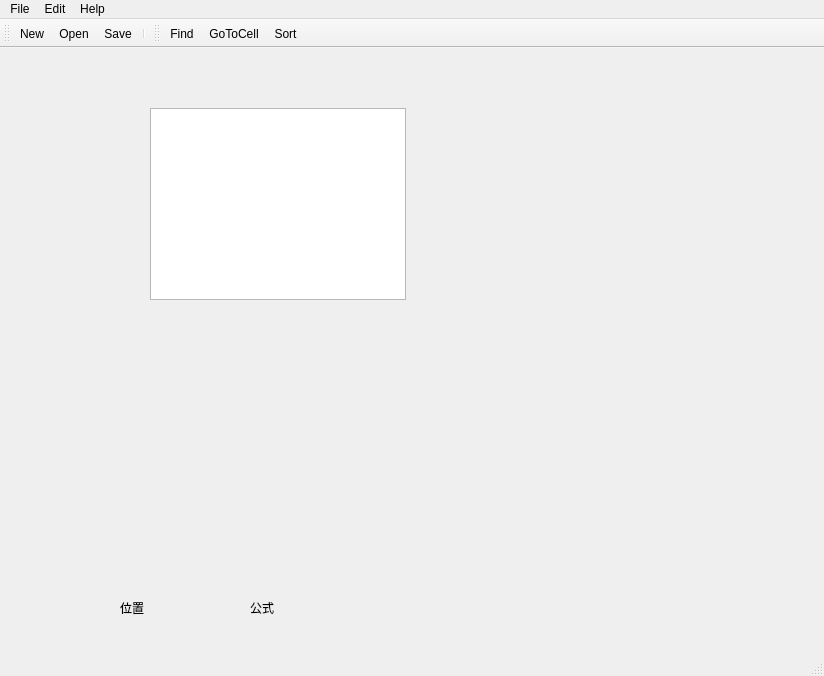
<?xml version="1.0" encoding="UTF-8"?>
<ui version="4.0">
 <class>tw_spreadsheet</class>
 <widget class="QMainWindow" name="tw_spreadsheet">
  <property name="geometry">
   <rect>
    <x>0</x>
    <y>0</y>
    <width>824</width>
    <height>676</height>
   </rect>
  </property>
  <property name="windowTitle">
   <string>SpreadSheet</string>
  </property>
  <widget class="QWidget" name="centralwidget">
   <widget class="Spreadsheet" name="tableWidget">
    <property name="geometry">
     <rect>
      <x>150</x>
      <y>60</y>
      <width>256</width>
      <height>192</height>
     </rect>
    </property>
   </widget>
   <widget class="QLabel" name="locationlabel">
    <property name="geometry">
     <rect>
      <x>120</x>
      <y>550</y>
      <width>81</width>
      <height>20</height>
     </rect>
    </property>
    <property name="text">
     <string>位置</string>
    </property>
   </widget>
   <widget class="QLabel" name="formulalabel">
    <property name="geometry">
     <rect>
      <x>250</x>
      <y>550</y>
      <width>81</width>
      <height>20</height>
     </rect>
    </property>
    <property name="text">
     <string>公式</string>
    </property>
   </widget>
  </widget>
  <widget class="QMenuBar" name="editToolBar">
   <property name="geometry">
    <rect>
     <x>0</x>
     <y>0</y>
     <width>824</width>
     <height>27</height>
    </rect>
   </property>
   <widget class="QMenu" name="menuNew">
    <property name="title">
     <string>File</string>
    </property>
    <addaction name="actionNew"/>
    <addaction name="actionOpen"/>
    <addaction name="actionSave"/>
    <addaction name="actionSave_As"/>
   </widget>
   <widget class="QMenu" name="menuEdit">
    <property name="title">
     <string>Edit</string>
    </property>
    <addaction name="actionFind"/>
    <addaction name="actionGoToCell"/>
    <addaction name="actionSort"/>
   </widget>
   <widget class="QMenu" name="menuAbout">
    <property name="title">
     <string>Help</string>
    </property>
    <addaction name="actionAbout"/>
    <addaction name="actionAbout_Qt"/>
   </widget>
   <addaction name="menuNew"/>
   <addaction name="menuEdit"/>
   <addaction name="menuAbout"/>
  </widget>
  <widget class="QStatusBar" name="statusbar"/>
  <widget class="QToolBar" name="fileToolBar">
   <property name="windowTitle">
    <string>toolBar</string>
   </property>
   <attribute name="toolBarArea">
    <enum>TopToolBarArea</enum>
   </attribute>
   <attribute name="toolBarBreak">
    <bool>false</bool>
   </attribute>
   <addaction name="actionNew"/>
   <addaction name="actionOpen"/>
   <addaction name="actionSave"/>
   <addaction name="separator"/>
  </widget>
  <widget class="QToolBar" name="toolBar">
   <property name="windowTitle">
    <string>toolBar</string>
   </property>
   <attribute name="toolBarArea">
    <enum>TopToolBarArea</enum>
   </attribute>
   <attribute name="toolBarBreak">
    <bool>false</bool>
   </attribute>
   <addaction name="actionFind"/>
   <addaction name="actionGoToCell"/>
   <addaction name="actionSort"/>
  </widget>
  <action name="actionNew">
   <property name="icon">
    <iconset theme="QIcon::ThemeIcon::DocumentNew"/>
   </property>
   <property name="text">
    <string>New</string>
   </property>
   <property name="statusTip">
    <string>创建一个新的电子表</string>
   </property>
   <property name="shortcut">
    <string>Ctrl+N</string>
   </property>
  </action>
  <action name="actionOpen">
   <property name="icon">
    <iconset theme="QIcon::ThemeIcon::DocumentOpen"/>
   </property>
   <property name="text">
    <string>Open</string>
   </property>
   <property name="statusTip">
    <string>打开一个已有的电子表格文件</string>
   </property>
   <property name="shortcut">
    <string>Ctrl+O</string>
   </property>
  </action>
  <action name="actionSave">
   <property name="icon">
    <iconset theme="QIcon::ThemeIcon::DocumentSave"/>
   </property>
   <property name="text">
    <string>Save</string>
   </property>
   <property name="statusTip">
    <string>保存当前文档到文件</string>
   </property>
   <property name="shortcut">
    <string>Ctrl+S</string>
   </property>
  </action>
  <action name="actionSave_As">
   <property name="icon">
    <iconset theme="QIcon::ThemeIcon::DocumentSaveAs"/>
   </property>
   <property name="text">
    <string>Save As</string>
   </property>
   <property name="statusTip">
    <string>将当前文档另存为新文件</string>
   </property>
   <property name="shortcut">
    <string>Ctrl+Shift+S</string>
   </property>
  </action>
  <action name="actionExit">
   <property name="icon">
    <iconset theme="QIcon::ThemeIcon::WindowClose"/>
   </property>
   <property name="text">
    <string>Exit</string>
   </property>
   <property name="statusTip">
    <string>退出</string>
   </property>
   <property name="shortcut">
    <string>Ctrl+E</string>
   </property>
  </action>
  <action name="actionFind">
   <property name="icon">
    <iconset theme="QIcon::ThemeIcon::MailForward"/>
   </property>
   <property name="text">
    <string>Find</string>
   </property>
   <property name="statusTip">
    <string>在表格中查找文本</string>
   </property>
   <property name="shortcut">
    <string>Ctrl+F</string>
   </property>
  </action>
  <action name="actionGoToCell">
   <property name="icon">
    <iconset theme="QIcon::ThemeIcon::GoNext"/>
   </property>
   <property name="text">
    <string>GoToCell</string>
   </property>
   <property name="statusTip">
    <string>跳转到指定的单元格地址</string>
   </property>
   <property name="shortcut">
    <string>Ctrl+G</string>
   </property>
  </action>
  <action name="actionSort">
   <property name="icon">
    <iconset theme="QIcon::ThemeIcon::ListAdd"/>
   </property>
   <property name="text">
    <string>Sort</string>
   </property>
   <property name="statusTip">
    <string>对选中的区域进行排序</string>
   </property>
  </action>
  <action name="actionAbout">
   <property name="text">
    <string>About</string>
   </property>
   <property name="statusTip">
    <string>显示应用程序信息</string>
   </property>
  </action>
  <action name="actionAbout_Qt">
   <property name="text">
    <string>About Qt</string>
   </property>
   <property name="statusTip">
    <string>显示 Qt 库的版权信息</string>
   </property>
  </action>
 </widget>
 <customwidgets>
  <customwidget>
   <class>Spreadsheet</class>
   <extends>QTableWidget</extends>
   <header location="global">spreadsheet.h</header>
  </customwidget>
 </customwidgets>
 <resources/>
 <connections/>
</ui>
